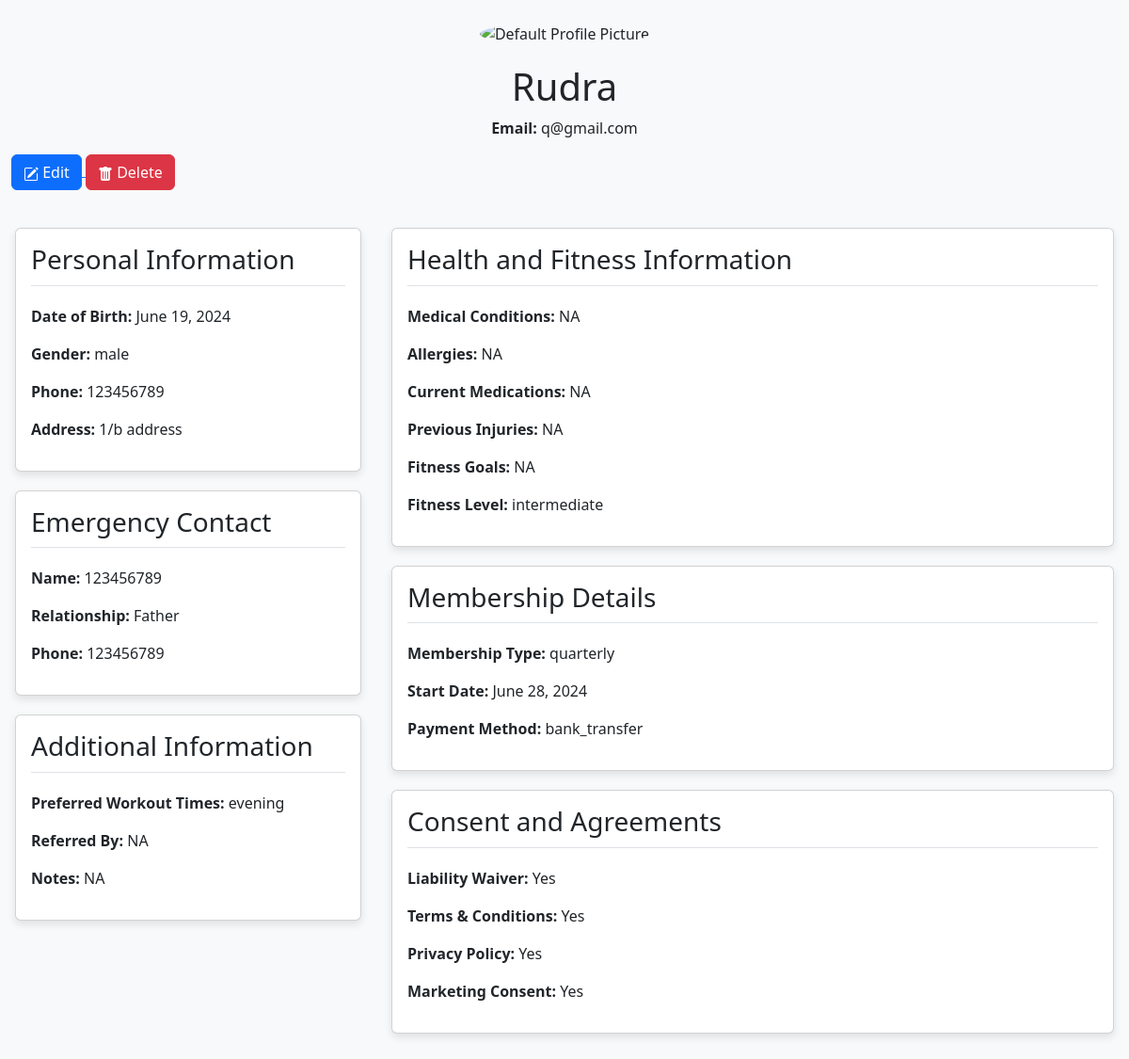
Screenshot of /profile/4/ (signed in) with the database file from the repository.
### home/models.py (models this page shows, shortened)
class Admission(models.Model):
    user = models.ForeignKey(User, on_delete=models.CASCADE, default=get_default_user)
    profile_image=models.ImageField(null=True,blank=True,upload_to="images/")
    full_name = models.CharField(max_length=80)
    dob = models.DateField()
    gender = models.CharField(max_length=10)
    phone = models.CharField(max_length=15)
    email = models.EmailField()
    address = models.CharField(max_length=255)
    emergency_contact_name = models.CharField(max_length=80)
    relationship = models.CharField(max_length=20)
    emergency_contact_phone = models.CharField(max_length=15)
    medical_conditions = models.TextField(blank=True, null=True)
    allergies = models.TextField(blank=True, null=True)
    current_medications = models.TextField(blank=True, null=True)
    previous_injuries = models.TextField(blank=True, null=True)
    fitness_goals = models.TextField(blank=True, null=True)
    fitness_level = models.CharField(max_length=50)
    membership_type = models.CharField(max_length=50)
    start_date = models.DateField()
    payment_method = models.CharField(max_length=50)
    liability_waiver = models.BooleanField(default=False)
    terms_conditions = models.BooleanField(default=False)
    privacy_policy = models.BooleanField(default=False)
    marketing_consent = models.BooleanField(default=False)
    preferred_workout_times = models.CharField(blank=True, null=True,max_length=80)
    referred_by = models.CharField(max_length=50, blank=True, null=True)
    notes = models.TextField(blank=True, null=True)

### home/views.py (the view)
# urls.py: path("profile/<int:admission_id>/", views.profile, name="profile"),
def profile(request, admission_id):
    admission = get_object_or_404(Admission, id=admission_id, user=request.user)
    context = {
        'admission': admission
    }
    return render(request, 'profile.html', context)

### templates/profile.html (shortened to what this page needs)
<!DOCTYPE html>
<html lang="en">
<head>
    <link href="https://cdn.jsdelivr.net/npm/bootstrap@5.3.3/dist/css/bootstrap.min.css" rel="stylesheet">
</head>
<body>
    <div class="container-fluid">
        <div class="row justify-content-center mt-4">
            <div class="col-md-8 text-center">
                {% if admission.profile_image %}
                <img src="{{ admission.profile_image.url }}" class="avatar" alt="Profile Picture">
                {% else %}
                <img src="https://www.w3schools.com/howto/img_avatar.png" class="avatar" alt="Default Profile Picture">
                {% endif %}
                <h1>{{ admission.full_name }}</h1>
                <p><strong>Email:</strong> {{ admission.email }}</p>
            </div>
        </div>
        <a href="{% url 'edit_profile' admission.id %}">
            <button type="button" class="btn btn-primary">
                 Edit
            </button>
        </a>
          <a href="{% url 'delete_profile' admission.pk %}">
            <button type="button" class="btn btn-danger">
             Delete
        </button>
        </a>
        <div class="row mt-4">
            <div class="col-lg-4 p-3">
                <div class="card">
                    <div class="card-body">
                        <h3 class="card-title">Personal Information</h3>
                        <p><strong>Date of Birth:</strong> {{ admission.dob }}</p>
                        <p><strong>Gender:</strong> {{ admission.gender }}</p>
                        <p><strong>Phone:</strong> {{ admission.phone }}</p>
                        <p><strong>Address:</strong> {{ admission.address }}</p>
                    </div>
                </div>
                <div class="card">
                    <div class="card-body">
                        <h3 class="card-title">Emergency Contact</h3>
                        <p><strong>Name:</strong> {{ admission.emergency_contact_name }}</p>
                        <p><strong>Relationship:</strong> {{ admission.relationship }}</p>
                        <p><strong>Phone:</strong> {{ admission.emergency_contact_phone }}</p>
                    </div>
                </div>
                <div class="card">
                    <div class="card-body">
                        <h3 class="card-title">Additional Information</h3>
                        <p><strong>Preferred Workout Times:</strong> {{ admission.preferred_workout_times }}</p>
                        <p><strong>Referred By:</strong> {{ admission.referred_by }}</p>
                        <p><strong>Notes:</strong> {{ admission.notes }}</p>
                    </div>
                </div>
            </div>
            <div class="col-lg-8 p-3">
                <div class="card">
                    <div class="card-body">
                        <h3 class="card-title">Health and Fitness Information</h3>
                        <p><strong>Medical Conditions:</strong> {{ admission.medical_conditions }}</p>
                        <p><strong>Allergies:</strong> {{ admission.allergies }}</p>
                        <p><strong>Current Medications:</strong> {{ admission.current_medications }}</p>
                        <p><strong>Previous Injuries:</strong> {{ admission.previous_injuries }}</p>
                        <p><strong>Fitness Goals:</strong> {{ admission.fitness_goals }}</p>
                        <p><strong>Fitness Level:</strong> {{ admission.fitness_level }}</p>
                    </div>
                </div>
                <div class="card">
                    <div class="card-body">
                        <h3 class="card-title">Membership Details</h3>
                        <p><strong>Membership Type:</strong> {{ admission.membership_type }}</p>
                        <p><strong>Start Date:</strong> {{ admission.start_date }}</p>
                        <p><strong>Payment Method:</strong> {{ admission.payment_method }}</p>
                    </div>
                </div>
                <div class="card">
                    <div class="card-body">
                        <h3 class="card-title">Consent and Agreements</h3>
                        <p><strong>Liability Waiver:</strong> {{ admission.liability_waiver|yesno:"Yes,No" }}</p>
                        <p><strong>Terms & Conditions:</strong> {{ admission.terms_conditions|yesno:"Yes,No" }}</p>
                        <p><strong>Privacy Policy:</strong> {{ admission.privacy_policy|yesno:"Yes,No" }}</p>
                        <p><strong>Marketing Consent:</strong> {{ admission.marketing_consent|yesno:"Yes,No" }}</p>
                    </div>
                </div>
            </div>
        </div>
    </div>
</body>
</html>

### templates/profile.html (style rules this page uses)
body { background-color: #f8f9fa; }
.avatar { vertical-align: middle; width: 150px; height: 150px; border-radius: 50%; margin-bottom: 20px; }
.card { margin-bottom: 20px; box-shadow: 0 4px 8px rgba(0,0,0,0.1); }
.card-title { border-bottom: 1px solid #dee2e6; padding-bottom: 10px; margin-bottom: 20px; }

### rows the page displays
Admission: full_name "Rudra", email "q@gmail.com", dob "June 19, 2024", gender "male", phone "123456789", address "1/b address", emergency_contact_name "123456789", relationship "Father", emergency_contact_phone "123456789", preferred_workout_times "evening", referred_by "NA", notes "NA", medical_conditions "NA", allergies "NA", current_medications "NA", previous_injuries "NA", fitness_goals "NA", fitness_level "intermediate", membership_type "quarterly", start_date "June 28, 2024", payment_method "bank_transfer", liability_waiver "Yes", terms_conditions "Yes", privacy_policy "Yes", marketing_consent "Yes"
